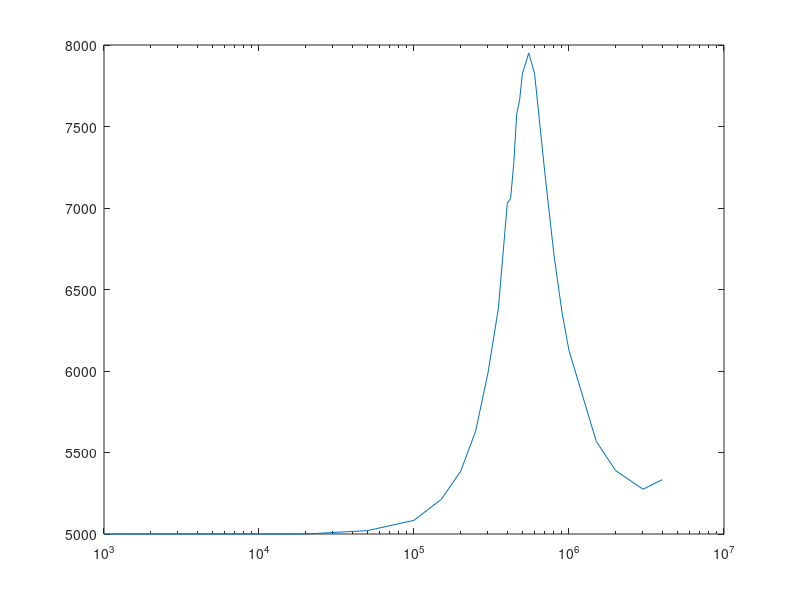

Source code (MATLAB):
clear all;
close all;
r=5000;
a=csvread('zx1.csv');
freca=a(:,1).*1000;
ia=a(:,3)./(2*r);
za=a(:,2)./(2.*ia);
semilogx(freca,za);